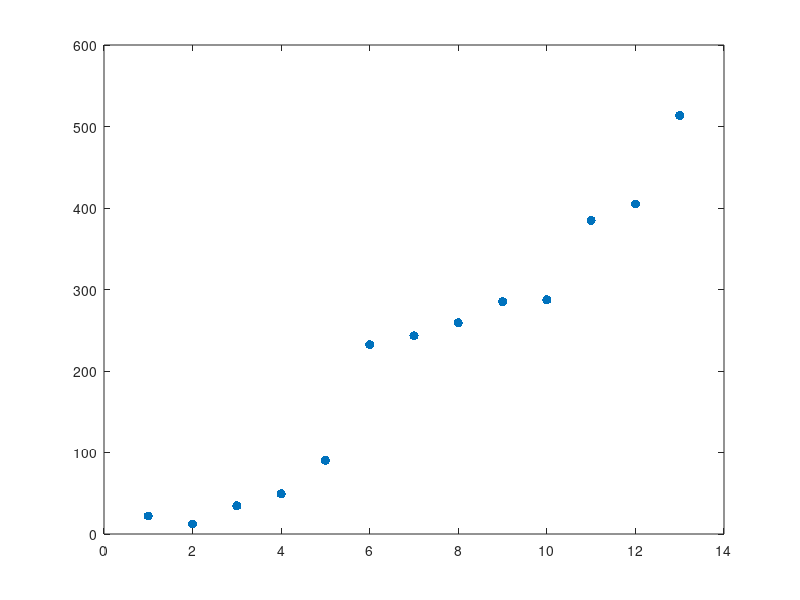

Write MATLAB code to recreate this figure.
%% DATA ANALYSIS

clc
clear all
close all

% read the data file
fid = fopen('tasks.txt');
data = textscan( fid, '%f%f%f%f%f%s', 'delimiter', {' ',';'});
fclose(fid);

userID = [ data{2} ];
taskID = [ data{3} ];
clicks = [ data{4} ];
taskTime = [ data{5} ];

% MYO = 1  |  PHONE = 0
device = [ double( strcmp( data{6}, 'myo' )) ];

myoIdx = find( device==1 );
phoIdx = find( device==0 );

myo_userID = userID( myoIdx);
myo_taskID = taskID( myoIdx);
myo_clicks = clicks( myoIdx);
myo_taskTime = taskTime( myoIdx);

pho_userID = userID( phoIdx);
pho_taskID = taskID( phoIdx);
pho_clicks = clicks( phoIdx);
pho_taskTime = taskTime( phoIdx);


%% PLOT TASK TIME (MYO & PHONE)

% NOTE: we can make the average time for each task on the myo and for each
% task on the phone, and plot them. The same for number of clicks.

figure(1)
plot( myo_taskTime, '.', 'MarkerSize', 20);
hold on
plot( pho_taskTime, '.', 'MarkerSize', 20);